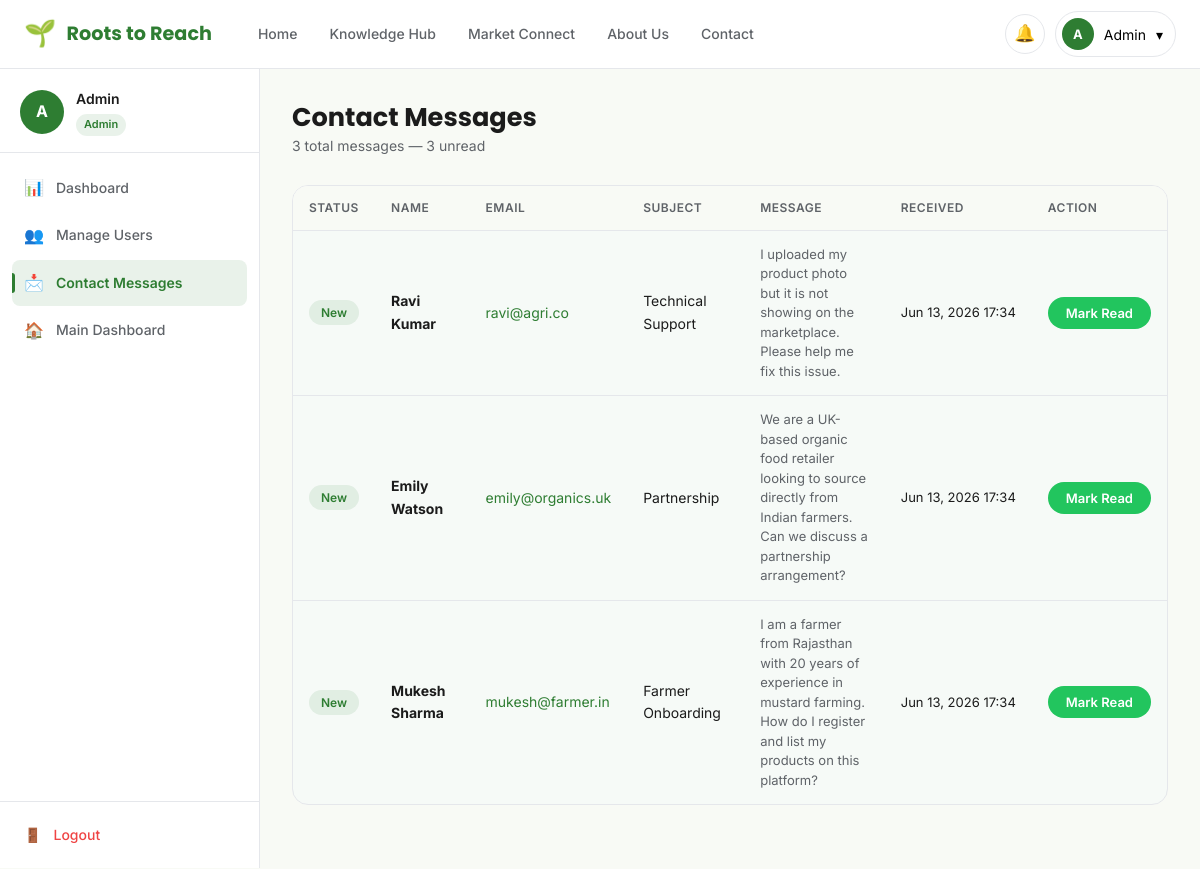
Screenshot of /admin/contacts (signed in) with the database file from the repository.
### models.py (models this page shows, shortened)
class User(db.Model):
    __tablename__ = 'users'
    id = db.Column(db.Integer, primary_key=True)
    full_name = db.Column(db.String(120), nullable=False)
    email = db.Column(db.String(120), unique=True, nullable=False)
    phone = db.Column(db.String(20))
    location = db.Column(db.String(200))
    bio = db.Column(db.Text)
    skills = db.Column(db.String(300))
    password_hash = db.Column(db.String(256), nullable=False)
    role = db.Column(db.String(20), default='farmer')  # farmer, buyer, admin
    avatar = db.Column(db.String(200), default='default_avatar.png')
    created_at = db.Column(db.DateTime, default=datetime.utcnow)
    is_active = db.Column(db.Boolean, default=True)
    knowledge_posts = db.relationship('KnowledgePost', backref='author', lazy=True, foreign_keys='KnowledgePost.user_id')
    products = db.relationship('Product', backref='seller', lazy=True)
    notifications = db.relationship('Notification', backref='user', lazy=True)

class ContactMessage(db.Model):
    __tablename__ = 'contact_messages'
    id = db.Column(db.Integer, primary_key=True)
    name = db.Column(db.String(120), nullable=False)
    email = db.Column(db.String(120), nullable=False)
    subject = db.Column(db.String(200))
    message = db.Column(db.Text, nullable=False)
    is_read = db.Column(db.Boolean, default=False)
    created_at = db.Column(db.DateTime, default=datetime.utcnow)

### app.py (the view)
@app.route('/admin/contacts')
@login_required
@admin_required
def admin_contacts():
    user = current_user()
    msgs = ContactMessage.query.order_by(ContactMessage.created_at.desc()).all()
    return render_template('admin/contacts.html', user=user, msgs=msgs)

### app.py (called while the page is built)
def current_user():
    if 'user_id' in session:
        return db.session.get(User, session['user_id'])
    return None

@app.context_processor
def inject_helpers():
    return dict(get_img_url=get_img_url)

def login_required(f):
    from functools import wraps
    @wraps(f)
    def decorated(*args, **kwargs):
        if 'user_id' not in session:
            flash('Please login to continue.', 'warning')
            return redirect(url_for('login', next=request.path))
        return f(*args, **kwargs)
    return decorated

def admin_required(f):
    from functools import wraps
    @wraps(f)
    def decorated(*args, **kwargs):
        u = current_user()
        if not u or u.role != 'admin':
            abort(403)
        return f(*args, **kwargs)
    return decorated

### templates/admin/contacts.html (shortened to what this page needs)
{% extends "base.html" %}
{% block extra_css %}<link rel="stylesheet" href="{{ url_for('static', filename='css/dashboard.css') }}"><link rel="stylesheet" href="{{ url_for('static', filename='css/pages.css') }}">{% endblock %}
{% block content %}
<div class="dashboard-layout">
  <aside class="sidebar" id="sidebar">
    <div class="sidebar-user">
      <div class="sidebar-avatar-wrap">
        <div class="sidebar-avatar">A</div>
        <div><p class="sidebar-user-name">{{ user.full_name }}</p><span class="sidebar-user-role">Admin</span></div>
      </div>
    </div>
    <nav class="sidebar-nav">
      <a href="{{ url_for('admin_dashboard') }}" class="sidebar-link"><span class="link-icon">📊</span> Dashboard</a>
      <a href="{{ url_for('admin_users') }}" class="sidebar-link"><span class="link-icon">👥</span> Manage Users</a>
      <a href="{{ url_for('admin_contacts') }}" class="sidebar-link active"><span class="link-icon">📩</span> Contact Messages</a>
      <a href="{{ url_for('dashboard') }}" class="sidebar-link"><span class="link-icon">🏠</span> Main Dashboard</a>
    </nav>
    <div class="sidebar-logout-wrap">
      <a href="{{ url_for('logout') }}" class="sidebar-logout"><span>🚪</span> Logout</a>
    </div>
  </aside>
  <main class="dashboard-main">
    <div class="dash-header">
      <div>
        <h1>Contact Messages</h1>
        <p>{{ msgs|length }} total messages — {{ msgs|selectattr('is_read','equalto',False)|list|length }} unread</p>
      </div>
    </div>
    <div class="admin-panel">
      {% if msgs %}
      <div style="overflow-x:auto">
        <table class="data-table">
          <thead>
            <tr><th>Status</th><th>Name</th><th>Email</th><th>Subject</th><th>Message</th><th>Received</th><th>Action</th></tr>
          </thead>
          <tbody>
            {% for m in msgs %}
            <tr style="{% if not m.is_read %}background:rgba(46,125,50,0.04){% endif %}">
              <td>
                <span class="badge {% if m.is_read %}badge-secondary{% else %}badge-green{% endif %}">
                  {{ 'Read' if m.is_read else 'New' }}
                </span>
              </td>
              <td style="font-weight:{% if not m.is_read %}700{% else %}400{% endif %}">{{ m.name }}</td>
              <td><a href="mailto:{{ m.email }}" style="color:var(--primary)">{{ m.email }}</a></td>
              <td>{{ m.subject or '—' }}</td>
              <td style="max-width:280px">
                <p style="font-size:13px;color:var(--text-secondary);white-space:normal;line-height:1.5">{{ m.message[:150] }}{% if m.message|length > 150 %}...{% endif %}</p>
              </td>
              <td style="font-size:13px;white-space:nowrap">{{ m.created_at.strftime('%b %d, %Y %H:%M') }}</td>
              <td>
                {% if not m.is_read %}
                <form method="POST" action="{{ url_for('admin_mark_read', msg_id=m.id) }}">
                  <button type="submit" class="btn btn-success btn-sm">Mark Read</button>
                </form>
                {% else %}
                <span style="font-size:12px;color:var(--text-secondary)">Done</span>
                {% endif %}
              </td>
            </tr>
            {% endfor %}
          </tbody>
        </table>
      </div>
      {% else %}
      <div class="empty-state" style="padding:48px">
        <div class="empty-icon">📩</div>
        <h3>No contact messages yet</h3>
        <p>Messages from the contact form will appear here.</p>
      </div>
      {% endif %}
    </div>
  </main>
</div>
{% endblock %}

### templates/base.html (shortened to what this page needs)
<!DOCTYPE html>
<html lang="en">
<head>
  <link rel="stylesheet" href="{{ url_for('static', filename='css/global.css') }}">
  <link rel="stylesheet" href="{{ url_for('static', filename='css/navbar.css') }}">
  {% block extra_css %}{% endblock %}
</head>
<body>
  <nav class="navbar" role="navigation" aria-label="Main navigation">
    <div class="container">
      <div class="navbar-inner">
        <a href="{{ url_for('home') }}" class="navbar-brand" aria-label="Roots to Reach Home">
          <span class="brand-icon">🌱</span>
          <span>Roots to Reach</span>
        </a>
        <ul class="navbar-nav" role="list">
          <li><a href="{{ url_for('home') }}" class="nav-link {% if request.endpoint=='home' %}active{% endif %}">Home</a></li>
          <li><a href="{{ url_for('knowledge_hub') }}" class="nav-link {% if request.endpoint in ['knowledge_hub','knowledge_detail'] %}active{% endif %}">Knowledge Hub</a></li>
          <li><a href="{{ url_for('marketplace') }}" class="nav-link {% if request.endpoint in ['marketplace','product_detail'] %}active{% endif %}">Market Connect</a></li>
          <li><a href="{{ url_for('about') }}" class="nav-link {% if request.endpoint=='about' %}active{% endif %}">About Us</a></li>
          <li><a href="{{ url_for('contact') }}" class="nav-link {% if request.endpoint=='contact' %}active{% endif %}">Contact</a></li>
        </ul>
        <div class="navbar-actions">
          {% if user %}
            <a href="{{ url_for('dashboard') }}" class="notif-btn" aria-label="Notifications">
              🔔
            </a>
            <div class="user-menu">
              <button class="user-menu-btn" id="userMenuBtn" aria-haspopup="true" aria-expanded="false">
                <div class="user-avatar-text">{{ user.full_name[0].upper() }}</div>
                <span>{{ user.full_name.split()[0] }}</span>
                <span>▾</span>
              </button>
            </div>
          {% else %}
            <a href="{{ url_for('login') }}" class="btn btn-outline btn-sm">Log In</a>
            <a href="{{ url_for('signup') }}" class="btn btn-primary btn-sm">Sign Up</a>
          {% endif %}
        </div>
      </div>
    </div>
  </nav>
  <main id="main-content">
    {% block content %}{% endblock %}
  </main>
</body>
</html>

### static/css/global.css (style rules this page uses)
:root { --primary: #2E7D32; --primary-dark: #1B5E20; --primary-light: #4CAF50; --accent: #81C784; --bg-light: #F8FAF5; --white: #FFFFFF; --text-primary: #1B1B1B; --text-secondary: #5F6368; --border: #E5E7EB; --success: #22C55E; --warning: #F59E0B; --error: #EF4444; --footer-dark: #123524; --card-hover: #F0F7EF; --shadow-sm: 0 1px 3px rgba(0,0,0,0.08); --shadow-md: 0 4px 16px rgba(0,0,0,0.10); --shadow-lg: 0 8px 32px rgba(0,0,0,0.12); --radius-sm: 8px; --radius-md: 12px; --radius-lg: 16px; --radius-xl: 24px; --transition: 0.25s ease; }
*, *::before, *::after { box-sizing: border-box; margin: 0; padding: 0; }
html { scroll-behavior: smooth; }
body { font-family: 'Inter', sans-serif; font-size: 16px; color: var(--text-primary); background: var(--bg-light); line-height: 1.6; }
a { text-decoration: none; color: inherit; }
ul { list-style: none; }
button { cursor: pointer; border: none; background: none; font-family: inherit; }
h1, h2, h3, h4, h5, h6 { font-family: 'Poppins', sans-serif; font-weight: 700; line-height: 1.25; }
h1 { font-size: clamp(2rem, 5vw, 3.5rem); }
p { color: var(--text-secondary); }
.container { max-width: 1200px; margin: 0 auto; padding: 0 24px; }
.btn { display: inline-flex; align-items: center; gap: 8px; padding: 12px 28px; border-radius: 50px; font-weight: 600; font-size: 15px; transition: all var(--transition); white-space: nowrap; }
.btn-sm { padding: 8px 18px; font-size: 13px; }
.btn-success { background: var(--success); color: white; }
.badge { display: inline-block; padding: 3px 12px; border-radius: 50px; font-size: 12px; font-weight: 600; }
.badge-green { background: rgba(46,125,50,0.1); color: var(--primary); }

### static/css/navbar.css (style rules this page uses)
.navbar { position: sticky; top: 0; z-index: 900; background: var(--white); border-bottom: 1px solid var(--border); padding: 0; }
.navbar-inner { display: flex; align-items: center; height: 68px; gap: 32px; }
.navbar-brand { display: flex; align-items: center; gap: 10px; font-family: 'Poppins', sans-serif; font-weight: 700; font-size: 1.2rem; color: var(--primary); white-space: nowrap; }
.navbar-brand .brand-icon { font-size: 26px; }
.navbar-nav { display: flex; align-items: center; gap: 4px; flex: 1; }
.nav-link { padding: 8px 14px; border-radius: var(--radius-sm); font-size: 14px; font-weight: 500; color: var(--text-secondary); transition: all var(--transition); white-space: nowrap; }
.navbar-actions { display: flex; align-items: center; gap: 10px; margin-left: auto; }
.notif-btn { position: relative; width: 40px; height: 40px; display: flex; align-items: center; justify-content: center; border-radius: 50%; border: 1.5px solid var(--border); color: var(--text-secondary); font-size: 17px; transition: all var(--transition); }
.user-menu { position: relative; }
.user-menu-btn { display: flex; align-items: center; gap: 10px; padding: 6px 12px 6px 6px; border-radius: 50px; border: 1.5px solid var(--border); background: var(--white); cursor: pointer; transition: all var(--transition); font-size: 14px; }
.user-avatar-text { width: 32px; height: 32px; border-radius: 50%; background: var(--primary); color: white; display: flex; align-items: center; justify-content: center; font-size: 13px; font-weight: 700; }

### static/css/pages.css (style rules this page uses)
.admin-panel { background: var(--white); border-radius: var(--radius-lg); border: 1px solid var(--border); overflow: hidden; margin-bottom: 24px; }

### rows the page displays
User: full_name "A", full_name "Admin"
ContactMessage: is_read "New", name "Ravi Kumar", email "ravi@agri.co", subject "Technical Support", message "I uploaded my product photo but it is not showing on the marketplace. Please help me fix this issue.", created_at "Jun 13, 2026 17:34"
ContactMessage: is_read "New", name "Emily Watson", email "emily@organics.uk", subject "Partnership", message "We are a UK-based organic food retailer looking to source directly from Indian farmers. Can we discuss a partnership arrangement?", created_at "Jun 13, 2026 17:34"
ContactMessage: is_read "New", name "Mukesh Sharma", email "mukesh@farmer.in", subject "Farmer Onboarding", message "I am a farmer from Rajasthan with 20 years of experience in mustard farming. How do I register and list my products on this platform?", created_at "Jun 13, 2026 17:34"

### other values shown
{{ msgs|length }} "3"
{{ msgs|selectattr('is_read','equalto',False)|list|length }} "3"
